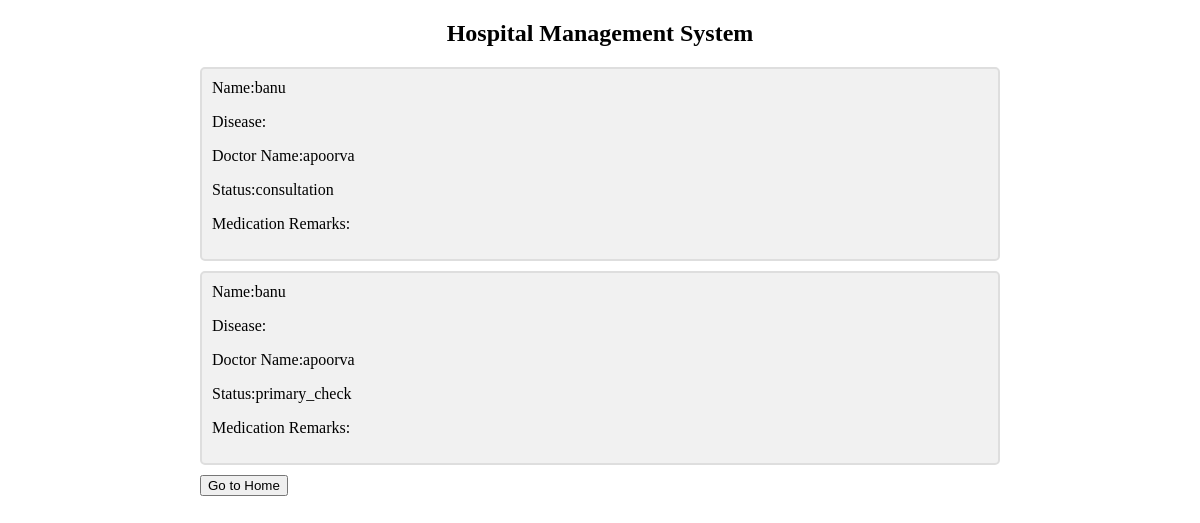
The app's page /patient/allvisits/banu/ with its own data.
### patient/models.py (models this page shows, shortened)
class Patient(models.Model):
    STATUS_CHOICES = [
        ('primary_check', 'Primary Check'),
        ('consultation', 'Consultation'),
        ('discharged', 'Discharged'),
        ('admitted', 'Admitted'),
        ('referred', 'Referred'),
    ]
    patient_id = models.AutoField(primary_key=True)
    name = models.CharField(max_length=100,unique=True)
    hospital = models.ForeignKey(Hospital, on_delete=models.CASCADE)
    doctor_name = models.CharField(max_length=100)
    status = models.CharField(max_length=20, choices=STATUS_CHOICES)
    date = models.DateField(auto_now_add=True)
    ph_number = models.CharField(max_length=15, blank=True,default="")
    dob = models.DateField(default=timezone.now, blank=False, null=False)

### patient/views.py (the view)
# urls.py: path('allvisits/<str:patient_name>/', VisitListView2.as_view(), name='visit-list1'),
class VisitListView2(generics.ListAPIView):
    serializer_class = PatientSerializer2
    def get_queryset(self):
        patient_name = self.kwargs.get('patient_name')
        return Patient.objects.filter(name=patient_name)
    def get(self, request, *args, **kwargs):
        queryset = self.get_queryset()
        serializer = self.get_serializer(queryset, many=True)
        patients_data = serializer.data
        return render(request, 'patient_info_all.html', {'patients': patients_data})

### templates/patient_info_all.html (shortened to what this page needs)
<!DOCTYPE html>
<html>
<head>
</head>
<body>
<div align="center">
    <h2>Hospital Management System</h2>
</div>
{% for patient in patients %}
    <div class="container">
        <label for="name">Name:{{ patient.name }}</label>
        <label for="disease">Disease:{{ patient.disease }}</label>
        <label for="doctor_name">Doctor Name:{{ patient.doctor_name }}</label>
        <label for="status">Status:{{ patient.status }}</label>
        <label for="medication_remarks">Medication Remarks:{{ patient.medication_remarks }}</label>
    </div>
{% endfor %}
<a href="/patient">
  <button type="button">Go to Home</button>
</a>
</body>
</html>

### templates/patient_info_all.html (style rules this page uses)
body { margin: 0 auto; max-width: 800px; padding: 0 20px; }
.container { border: 2px solid #dedede; background-color: #f1f1f1; border-radius: 5px; padding: 10px; margin: 10px 0; }
.container::after { content: ""; clear: both; display: table; }

### records on screen
Patient: name "banu", doctor_name "apoorva", status "consultation"
Patient: name "banu", doctor_name "apoorva", status "primary_check"
